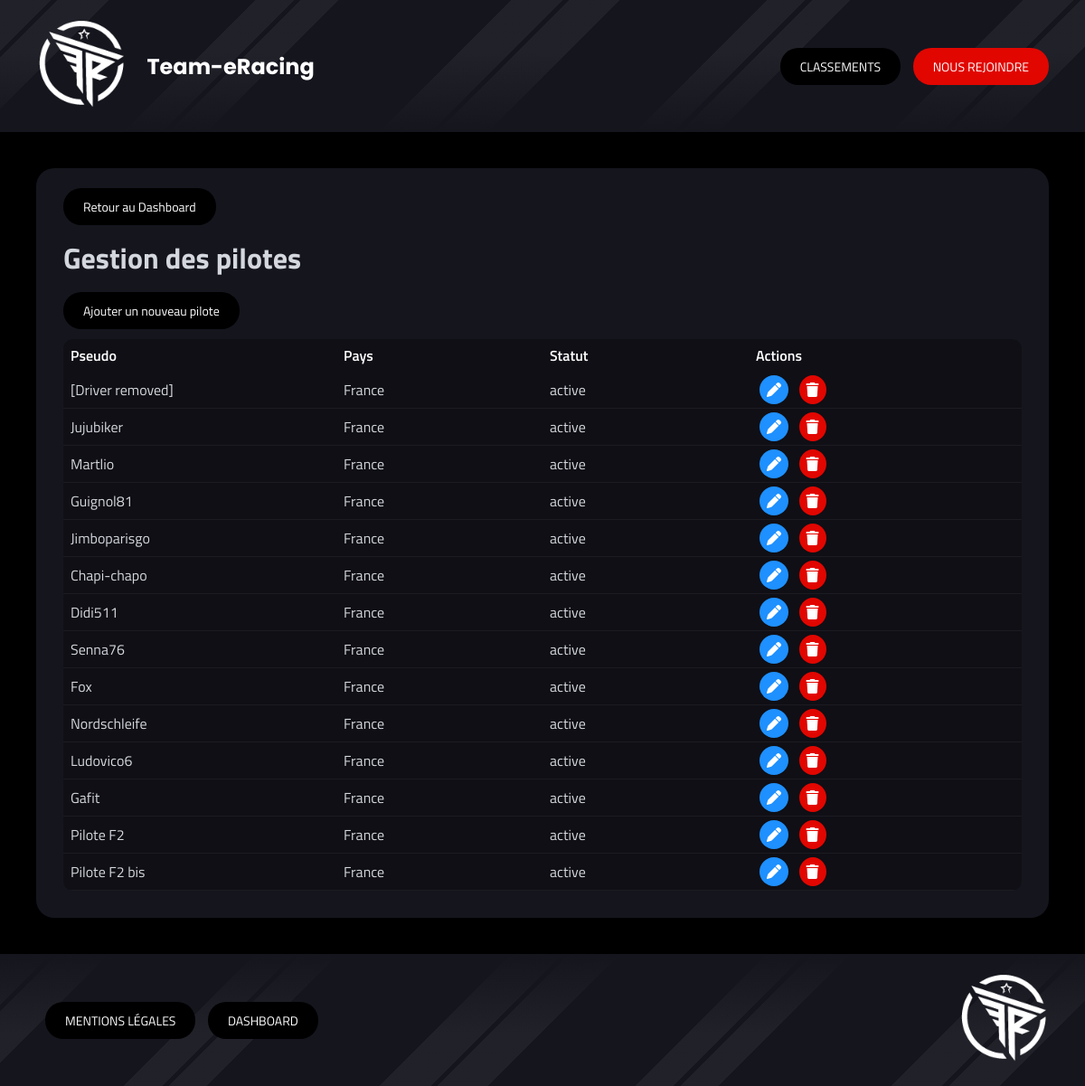
Page /index.php?controller=drivers&action=index (signed in) on the committed database.
### tables this page shows
CREATE TABLE IF NOT EXISTS `drivers` (
  `id` int NOT NULL AUTO_INCREMENT,
  `nickname` varchar(100) NOT NULL,
  `country_id` int NOT NULL DEFAULT '1',
  `status` enum('active','desactive') DEFAULT 'active',
  PRIMARY KEY (`id`),
  UNIQUE KEY `nickname` (`nickname`),
  KEY `idx_driver_status` (`status`),
  KEY `idx_driver_country` (`country_id`)
);

CREATE TABLE IF NOT EXISTS `countries` (
  `id` int NOT NULL AUTO_INCREMENT,
  `name` varchar(100) NOT NULL,
  `code` char(3) DEFAULT NULL,
  `flag` varchar(255) DEFAULT NULL,
  PRIMARY KEY (`id`),
  UNIQUE KEY `name` (`name`),
  UNIQUE KEY `unique_code` (`code`)
);

### Controllers/Controller.php (called while the page is built, shortened)
<?php
abstract class Controller
{
    public function render(string $path, array $data = [])
    {
        extract($data);
        include dirname(__DIR__) . '/Views/' . $path . '.php';
        include dirname(__DIR__) . '/Views/base.php';
    }
}
?>

### Controllers/DriversController.php (called while the page is built, shortened)
<?php
class DriversController extends Controller {
    public function index()
    {
        $drivers = DriversModel::all();
        $countries = CountriesModel::all();
        $this->render('dashboard/drivers/index', [
            'list' => $drivers,
            'countries' => $countries
        ]);
    }
}
?>

### public/index.php (called while the page is built, shortened)
<?php
include '../Autoloader.php';
$route = new Router();
$route->routes();
?>

### Autoloader.php (called while the page is built, shortened)
<?php
class Autoloader{
    static function autoload($class){
        $class = str_replace(__NAMESPACE__.'\\','',$class);
        $class = str_replace('\\','/',$class);
    }
}
?>

### Core/DbConnect.php (called while the page is built, shortened)
<?php
class DbConnect
{
    protected $connection;
    public function getConnection()
    {
        return $this->connection;
    }
    public function __construct()
    {
        try {
            $dsn = 'mysql:host=' . self::SERVER . ';dbname=' . self::BASE . ';charset=utf8mb4';
                $this->connection = new PDO($dsn, self::USER, self::PASSWORD, [
                    PDO::ATTR_ERRMODE => PDO::ERRMODE_EXCEPTION,
                    PDO::ATTR_DEFAULT_FETCH_MODE => PDO::FETCH_OBJ,
                    PDO::ATTR_EMULATE_PREPARES => false
                ]);
        } catch (Exception $e) {
            die('Erreur : ' . $e->getMessage());
        }
    }
}
?>

### Models/DriversModel.php (called while the page is built, shortened)
<?php
class DriversModel extends DbConnect {
    public static function all(){
        $db = new DbConnect();
        return $db->getConnection()->query("
            SELECT drivers.id, drivers.nickname, drivers.status, countries.name as country
            FROM drivers
            JOIN countries ON drivers.country_id = countries.id
        ")->fetchAll();
    }
}
?>

### Views/dashboard/drivers/index.php (the view, shortened to what this page needs)
<div class="section-dashboard">
    <div class="section-header">
        <a class="nav-btn-dashboard" href="index.php?controller=dashboard">Retour au Dashboard</a>
        <h1>Gestion des pilotes</h1>
        <a class="nav-btn-dashboard" href="index.php?controller=drivers&action=create">Ajouter un nouveau pilote</a>
    </div>
    <div class="table-responsive">
        <table class="dashboard-table">
            <thead>
                <tr>
                    <th>Pseudo</th>
                    <th>Pays</th>
                    <th>Statut</th>
                    <th class="actions-column">Actions</th>
                </tr>
            </thead>
            <tbody>
                <?php foreach ($list as $driver): ?>
                <tr>
                    <td><?= htmlspecialchars($driver->nickname) ?></td>
                    <td><?= htmlspecialchars($driver->country) ?></td>
                    <td><?= htmlspecialchars($driver->status) ?></td>
                    <td class="actions">
                        <a class="action-btn edit" href="index.php?controller=drivers&action=update&id=<?= $driver->id ?>">
                            <i class="fa-solid fa-pen"></i>
                        </a>
                        <a class="action-btn delete" href="index.php?controller=drivers&action=delete&id=<?= $driver->id ?>">
                            <i class="fa-solid fa-trash"></i>
                        </a>
                    </td>
                </tr>
                <?php endforeach; ?>
            </tbody>
        </table>
    </div>
</div>

### public/style-v2.6.css (style rules this page uses)
html, body { height: 100%; margin: 0; padding: 0; background: #000000; font-family: 'Titillium Web', 'Segoe UI', 'Helvetica Neue', Arial, sans-serif; color: #d4d7dd; }
body { display: flex; flex-direction: column; }
.section-dashboard { background: #15151E; margin: 40px; padding: 30px; border-radius: 20px; gap: 20px; }
.nav-btn-dashboard { padding: 10px 22px; border-radius: 20px; background: #000000; color: white; text-decoration: none; font-size: 14px; cursor: pointer; transition: background-color 0.3s; }
.table-responsive { overflow-x: auto; border-radius: 10px; margin-top: 20px; }
.dashboard-table { width: 100%; border-collapse: collapse; background: #0f0f15; border-radius: 10px; overflow: hidden; }
.dashboard-table thead th { background-color: var(--category-color); }
.dashboard-table th { background: var(--category-color); padding: 12px; text-align: left; color: white; font-weight: 600; }
.dashboard-table td { padding: 12px; border-bottom: 1px solid rgba(255,255,255,0.05); }
.actions-column { text-align: center; }
.action-btn { padding: 8px; border-radius: 50%; margin: 0 4px; text-decoration: none; display: inline-flex; }
.action-btn.edit { background: #1e90ff; color: white; }
.action-btn.delete { background: #E10600; color: white; }
.dashboard-table td { padding: 4px 8px; }
.dashboard-table th { padding: 6px 8px; }
.dashboard-table { table-layout: fixed; }
.dashboard-table td.driver-cell, .dashboard-table th:nth-child(2) { width: 20%; }
.dashboard-table td.team-cell, .dashboard-table th:nth-child(3) { width: 20%; }

### rows in the picture
drivers: nickname "[Driver removed]", country.name "France", status "active"
drivers: nickname "Jujubiker", country.name "France", status "active"
drivers: nickname "Martlio", country.name "France", status "active"
drivers: nickname "Guignol81", country.name "France", status "active"
drivers: nickname "Jimboparisgo", country.name "France", status "active"
drivers: nickname "Chapi-chapo", country.name "France", status "active"
drivers: nickname "Didi511", country.name "France", status "active"
drivers: nickname "Senna76", country.name "France", status "active"
drivers: nickname "Fox", country.name "France", status "active"
drivers: nickname "Nordschleife", country.name "France", status "active"
drivers: nickname "Ludovico6", country.name "France", status "active"
drivers: nickname "Gafit", country.name "France", status "active"
drivers: nickname "Pilote F2", country.name "France", status "active"
drivers: nickname "Pilote F2 bis", country.name "France", status "active"
